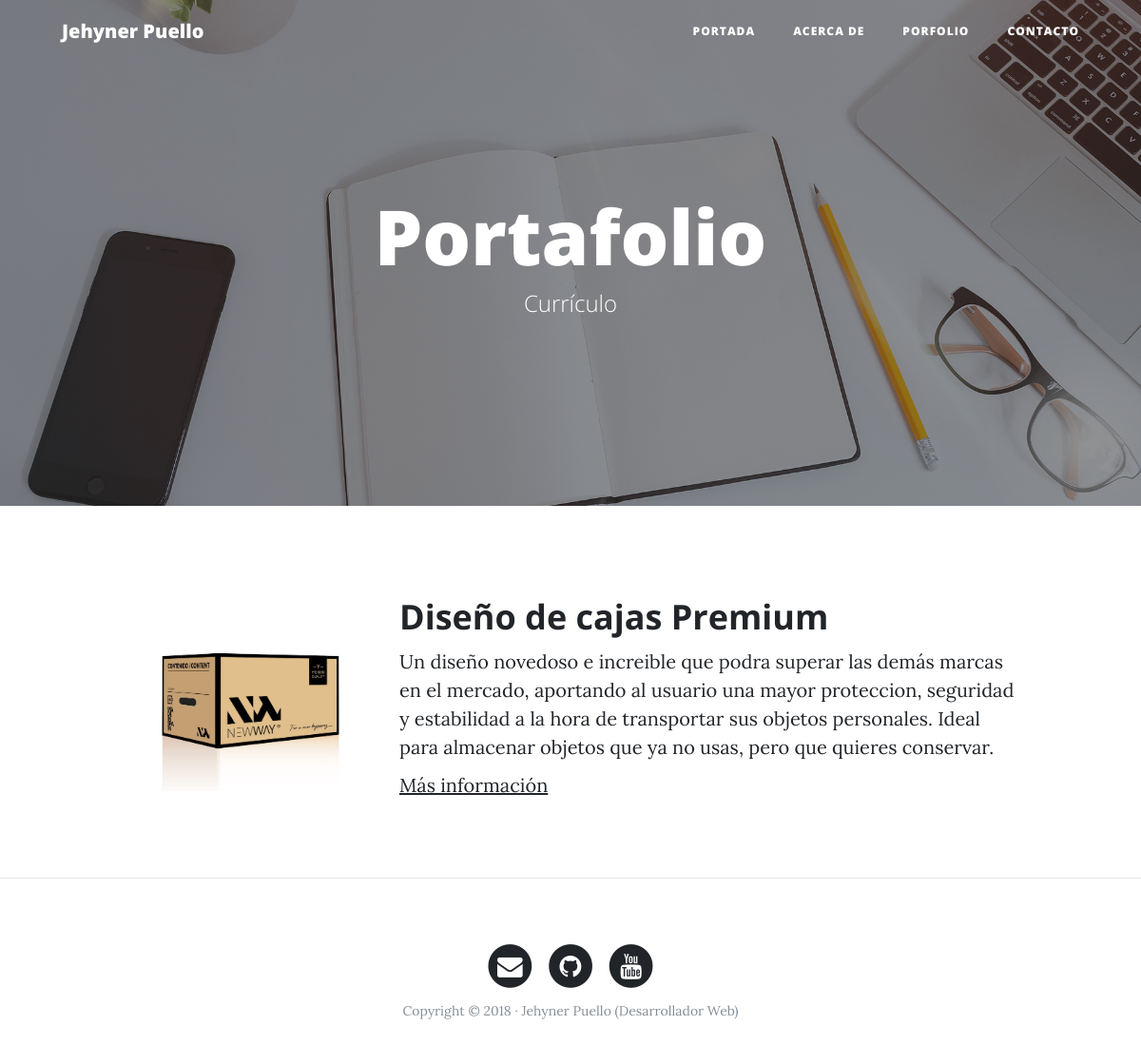
Screenshot of /porfolio/ with the database file from the repository.
### portfolio/models.py (models this page shows, shortened)
class Project(models.Model):
    title = models.CharField(max_length=200, verbose_name="Titulo")#Campo de texto con un maximo de 200 caracteres
    descripcion = models.TextField(verbose_name="Descripcion")#Campo de texto mas largo para la descripcion del proyecto
    image = models.ImageField(verbose_name="Imagen", upload_to='projects')#upload_to='projects' indica que las imagenes se guardaran en una carpeta llamada projects dentro de la carpeta media
    link = models.URLField(verbose_name="Enlace", blank=True, null=True)#Campo para un enlace, puede ser vacio o nulo
    created =models.DateTimeField(auto_now_add=True, verbose_name="Fecha de creacion")#Cada se crea una instancia automaticamente se agrega la fecha y hora
    updated =models.DateTimeField(auto_now=True, verbose_name="Fecha de modificacion")#Cada vez que se actualiza la instancia se agrega la fecha y hora
    class Meta:
        verbose_name = 'proyecto'
        verbose_name_plural = 'proyectos'
        ordering = ['-created']#Ordena los proyectos por fecha de creacion, de mas reciente a mas antiguo

### portfolio/views.py (the view)
# urls.py: path('porfolio/', portfolio_views.porfolio, name='porfolio'),
def porfolio(request):
    projects = Project.objects.all()# Obtiene todos los proyectos de la base de datos
    return render(request, "porfolio/porfolio.html", {"projects": projects})# Renderiza la plantilla porfolio.html y le pasa los proyectos como contexto

### portfolio/templates/porfolio/porfolio.html (shortened to what this page needs)
{% extends "core/base.html" %}
{% block background %}{% load static %}{% static 'core/img/portfolio-bg.jpg' %}{% endblock %}
{% block header %}
<h1>Portafolio</h1>
<span class="subheading">Currículo</span>
{% endblock %}
{% block content %}
    {% for project in projects %}
        <div class="row">
            <div class="row project">
            <div class="col-lg-3 col-md-4 offset-lg-1">
                    <img class="img-fluid" src="{{project.image.url}}" alt="">
            </div>
            <div class="col-lg-7 col-md-8">
                <h2 class="section-heading title">{{project.title}}</h2>
                <p>{{project.descripcion}}</p>
                {% if project.link %}
                    <p><a href="{{project.link}}">Más información</a></p>
                {% endif %}
            </div>
            </div>
            </div>
        </div>
    {% endfor %}
{% endblock %}

### rows the page displays
Project: image (picture), title "Diseño de cajas Premium", descripcion "Un diseño novedoso e increible que podra superar las demás marcas en el mercado, aportando al usuario una mayor proteccion, seguridad y estabilidad a la hora de transportar sus objetos personales. Ideal para almacenar objetos que ya no usas, pero que quieres conservar."
